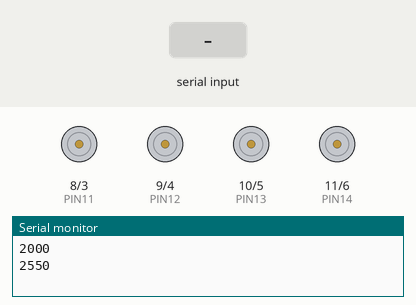
This sketch was run on a simulated Arduino Uno, built with avr-gcc and run on an emulated ATmega328P. Shown: motor-driver pin pairs drawn as motors (green arrow = first pin HIGH = forward, orange = second pin HIGH = backward, longer = more drive), the last lines printed to the serial monitor. The test bench sets the inputs (shaded band).

Above: at 1.2 s.
1.3 s: "s90\n" received over the second serial link
At 2.45 s:
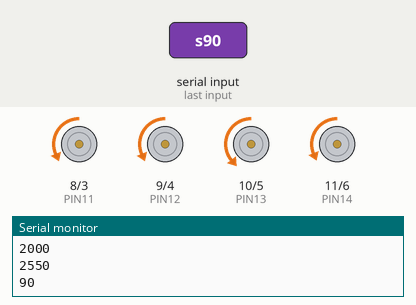
4.3 s: "v,45\n" received over the second serial link
At 4.9 s:
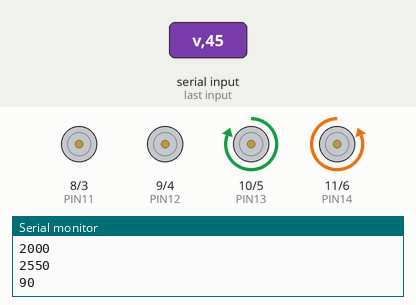
5.8 s: "v90\n" received over the second serial link
At 6.95 s:
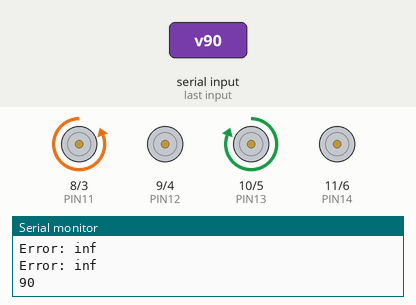
8.8 s: "90,45\n" received over the second serial link
11.8 s: "v" received over the second serial link
At 11.8 s:
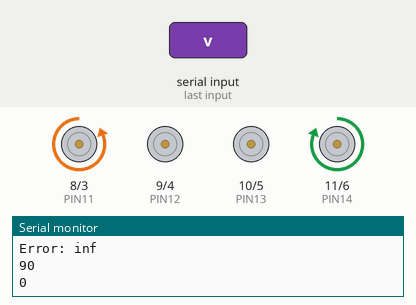
13.3 s: "v90\n" received over the second serial link
Timing chart, 0 to 20.0 s (numbered marks = the images above; inputs shaded):
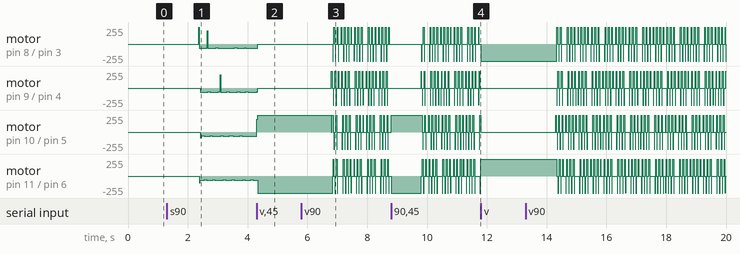

Measured:
- after the input at 11.8 s, motor on pin 8 (PIN11) / pin 3 (PIN21): stops changing and stays backward 255/255; motor on pin 9 (PIN12) / pin 4 (PIN22), motor on pin 10 (PIN13) / pin 5 (PIN23): stops changing and stays stopped; motor on pin 11 (PIN14) / pin 6 (PIN24): stops changing and stays forward 255/255

The sketch:

bluetooth_ctrl_steper_motor.ino
```cpp
#include <SoftwareSerial.h>

#define PIN11 8
#define PIN12 9
#define PIN13 10
#define PIN14 11

#define PIN21 3
#define PIN22 4
#define PIN23 5
#define PIN24 6

int scale = 100;
int v = 20 * scale;
int s1 = v; // 一圈的时间
// int s2 = 60000; // 一圈的时间
bool start = false;
float r = 100; // cm
float leng = 27.5; // cm
long int s2 = v + (leng / r) * v;
int side = 2; // 2 left 3 right
float n1;
float n2;

SoftwareSerial bluetooth(12, 13);

void setup() {
  // put your setup code here, to run once:
  pinMode(PIN11, OUTPUT);
  pinMode(PIN12, OUTPUT);
  pinMode(PIN13, OUTPUT);
  pinMode(PIN14, OUTPUT);
  pinMode(PIN21, OUTPUT);
  pinMode(PIN22, OUTPUT);
  pinMode(PIN23, OUTPUT);
  pinMode(PIN24, OUTPUT);
  bluetooth.begin(9600);
  Serial.begin(115200);
  Serial.println(s1);
  Serial.println(s2);
}

void loop() {
  if (bluetooth.available()) {
    String input = bluetooth.readString();
    int value = input.substring(1).toInt();
    Serial.println(value);
    char ctrl = input[0];
    if (ctrl == 'v') {
      v = value * scale;
    } else if (ctrl == 'r') {
      if (value) {
        r = value;
      } else {
        side = 3;
      }
    } else if (ctrl == 'c') {
      side = 1;
    } else if (ctrl == 'l') {
      if (value) {
        leng = value;
      } else {
        side = 2;
      }
    } else if (ctrl == 's') {
      start = !start;
    }
    if (side == 1) {
      s1 = v;
      s2 = v;
    } else if (side == 2) {
      s2 = v;
      s1 = v + (leng / r) * v;
    } else if (side == 3) {
      s1 = v;
      s2 = v + (leng / r) * v;
    }
    bluetooth.print("Done");
  }
  // put your main code here, to run repeatedly:
  // Serial.println(millis() * 100);
  if (start) {
    n1 = millis() * scale % s1 / (s1 / 4.0);
    n2 = millis() * scale % s2 / (s2 / 4.0);
    if (n1 < 1) {
      digitalWrite(PIN14, LOW);
      digitalWrite(PIN11, HIGH);
    } else if (n1 < 2) {
      digitalWrite(PIN11, LOW);
      digitalWrite(PIN12, HIGH);
    } else if (n1 < 3) {
      digitalWrite(PIN12, LOW);
      digitalWrite(PIN13, HIGH);
    } else if (n1 < 4) {
      digitalWrite(PIN13, LOW);
      digitalWrite(PIN14, HIGH);
    } else {
      Serial.print("Error: ");
      Serial.println(n1);
    }

    if (n2 < 1) {
      digitalWrite(PIN24, LOW);
      digitalWrite(PIN21, HIGH);
    } else if (n2 < 2) {
      digitalWrite(PIN21, LOW);
      digitalWrite(PIN22, HIGH);
    } else if (n2 < 3) {
      digitalWrite(PIN22, LOW);
      digitalWrite(PIN23, HIGH);
    } else if (n2 < 4) {
      digitalWrite(PIN23, LOW);
      digitalWrite(PIN24, HIGH);
    } else {
      Serial.print("Error: ");
      Serial.println(n2);
    }
  }
}
```
